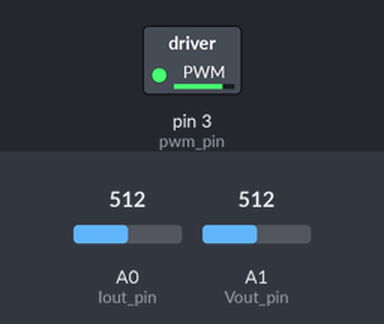
The sketch below on a simulated Arduino Uno, built with avr-gcc and run on an emulated ATmega328P. Shown: switched loads named in the sketch (green lamp = pin HIGH). The inputs (shaded band) are chosen by the test bench; at power-on: A0 (Iout_pin) = 512, A1 (Vout_pin) = 512. What the sketch prints to the serial monitor is not drawn.

Above: at 1.2 s.
1.3 s: A0 (Iout_pin) set to 716
2.9 s: A0 (Iout_pin) set to 511
At 3.14 s:
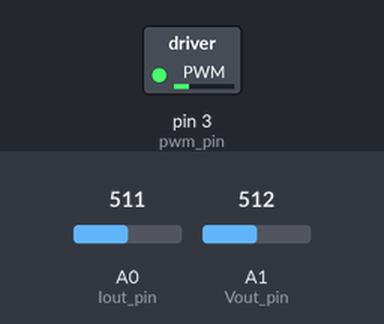
At 5.2 s:
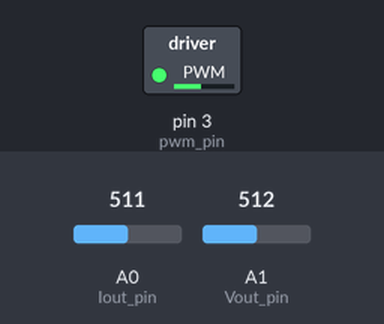
5.9 s: A0 (Iout_pin) set to 306
Timing chart, 0 to 8.9 s (numbered marks = the images above; inputs shaded):
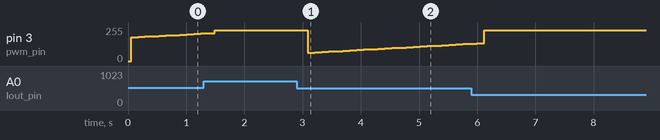

The sketch:

digital_controller.ino
```cpp
#include <PWM.h>

// Set the Arduino Pins
int pwm_pin = 3; // Gate of the MOSFET
int Iout_pin = A0; // Output current value is measured through this pin
int Vout_pin = A1; // Output voltage value is measured through this pin


// Initialize parameters

float resistance = 0.5;             // Measured resistance of the sense resistor
long int cutoff_voltage = 14;       // Maximum battery voltage (in mV) that should not be exceeded
float output_voltage = 0;           // Current battery voltage at the output
float output_current = 0;           // Output current sensed with sense resistor
float pwm_value = 255*0.3;                // Set the duty cycle by arranging the pwm value
float duty = 0;                     // Duty cycle (%)
float desired_current = 3.0;       // Set the desired output current (in mA)
float current_error_P = 0;       // Error of the output current (for P controller)
float current_error_I = 0;          // Error of the output current (for I controller)
float u_current = 0;                // Control signal for PI
float kp = 0;                       // Proportional controller gain
float ki = 0;                       // Intergral controller gain
long int CV_set_voltage = 13;       // CV loop beginning voltage
long prevT = 0;                     // Previous time
int32_t frequency = 50000;          // Desired frequency in Hertz

float v_out;
float i_out;


void setup()
{
  Serial.begin(9600);
  InitTimersSafe(); // Initialize all the timer except timer 0
  SetPinFrequencySafe(pwm_pin,frequency); // Set the frequency
  //CCCV(); // CC-CV charging function   // this should work but life is not that simple ATAY
}

void loop()
{

// PI constants
  kp = 60;
  ki = 8;

// Read the output voltage and current

  output_voltage = analogRead(Vout_pin);
  //v_out = output_voltage * 5.0 / 1023.0;

  output_current = currentRead();
  i_out = output_current * 5.0 / 1023 ;


// Time difference for integral error calculation

  long currT = micros(); // Current time in microseconds
  float deltaT = ((float) (currT - prevT))/( 1.0e6 ); // Time step in seconds
  prevT = currT; // Store current time in previous time


// Control algorithm with PI controller
  Serial.print("output current: ");
  Serial.print(output_current);
  Serial.print("\tdesired current: ");
  Serial.print(desired_current);
  current_error_P = desired_current-output_current;
  current_error_I = current_error_I + current_error_P*deltaT;
  Serial.print("\tcurrent error_I: ");
  Serial.print(current_error_I);
  u_current = kp*current_error_P + ki*current_error_I;
  Serial.print("\tu_current: ");
  Serial.print(u_current);
  pwm_value = constrain(pwm_value, 0, 255);
  pwm_value = fabs(u_current); // floating absolute value of the control signal
// Set output limits

  if(pwm_value < 1){    // Output can never go below 0
    pwm_value = 0;
  }
  if(pwm_value > 250){     // Output can never go above 255
    pwm_value = 255*0.9;
  }

  duty = pwm_value/255*100; // duty value (%) for our interpretation
  Serial.print("\tpwm: ");
  Serial.print(pwm_value);
  Serial.print("\tduty cycle: ");
  Serial.print(duty);
  Serial.print("  ");
  Serial.print("\n");

// Further explanation check: https://www.youtube.com/watch?time_continue=4&v=dTGITLnYAY0&embeds_referring_euri=https%3A%2F%2Fwww.google.com%2Fsearch%3Fq%3Dmotor%2Bcontroller%2Bwith%2Bencoder%2Barduino%26oq%3Dmotor%2Bcontroller%2Bwith%2Bencoder%2Barduino%26gs_lcrp%3DEgZjaHJvb&source_ve_path=Mjg2NjY&feature=emb_logo
// This video is for motor drive but same logic applies

// Over voltage protection for the battery output

 /* if(v_out>cutoff_voltage){
    pwmWrite(pwm_pin,0); // Stop charging the battery
    Serial.print("Max Voltage is Reached");
  }
*/

  pwmWrite(pwm_pin,pwm_value); // set the output pwm to the gate of MOSFET // yeri konusunda şüphelerim mevcut

}

// CC-CV charging  function

/*void CCCV () // CC-CV charging
{
  if(v_out>=CV_set_voltage){
    pwm_value = pwm_value*0.8; // If CV voltage is reached, decrease the output current
    delay(100);
  }
}
*/
double currentRead(){

  int mVperAmp = 66; // 185 5A MODÜL İÇİN , 100 20A MODÜL İÇİN VE 66  30A MODÜL İÇİN
  int RawValue = 0;
  int ACSoffset = 2500;
  double Voltage = 0;
  double Amps = 0;

  RawValue = analogRead(Iout_pin);
  Voltage = (RawValue / 1024.0) * 5000; // Voltage calculation, it outputs max 5V
  Amps = ((Voltage - ACSoffset) / mVperAmp); // Current calculation
  return Amps; // 30A type generate 66mV every amp current
}


/* bazı notlarım var

şimdi öncelikle pi controller kısmında bir iki şüphem var burdan cortlama ihtimali yüksek
But lets see

arduino pinlerinin giriş gerilimlerini kontol etmek ve sense direncinden ve outputtan gelen
gerilimi ona göre ayarlamak lazım ki bu da set ettiğimiz değerleri değiştirmemiz lazım
not compicated but needs to be done
3.3 ila 5.5 voltage arası kabul ediyorlarmış dolayısıyla output voltajı için bi mapping
yapmak lazım gelir alizade gibi konuştum sfjvkdvbjbfv, neyse 5V gibi düşünsek
12V u 5 volta mapplicez
sense direnci düşük olduğu için


*/
```

Measured:
- after the input at 2.9 s, pin 3 (pwm_pin): 229/255 → 63/255 after 0.19 s, → 66/255 0.12 s later, → 69/255 0.12 s later, → 72/255 0.12 s later, … (24 changes in this stretch)
